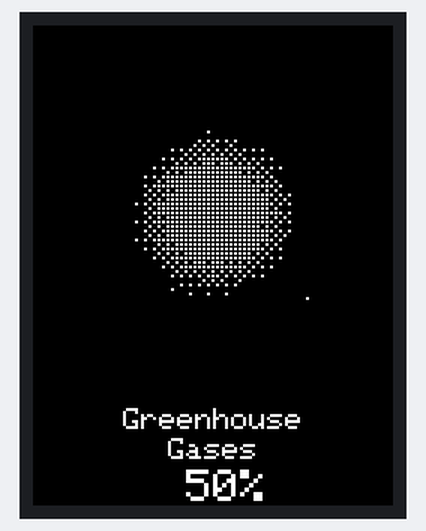
Bench run of a sketch on a simulated Arduino Uno, built with avr-gcc and run on an emulated ATmega328P. Parts: 240×320 colour display. Random numbers use the default seed unless the sketch sets one.

Above: at 5.9 s.

The sketch:

uno_slave.ino
```cpp
// Halftone Display — Uno Slave
//
// Set SCREEN_TYPE before uploading to each Uno:
//   0 = GHG            → connect to Mega Serial1 (Mega pin 18 TX → Uno pin 0 RX)
//   1 = Biodiversity   → connect to Mega Serial2 (Mega pin 16 TX → Uno pin 0 RX)
//   2 = Water Quality  → connect to Mega Serial3 (Mega pin 14 TX → Uno pin 0 RX)
//
// ONE_SCREEN_MODE: all three screen types on one Uno.
//   Each NFC tap (idle→active transition) advances to the next screen type.
//   During idle, cycles through all three screen types every 5 seconds.
//
// Color scheme:
//   Idle mode          → dark grey dots on light grey background
//   Active, increasing → black dots on white background
//   Active, decreasing → white dots on black background
//
// IMPORTANT: Unplug the wire from D0 before uploading via USB.
//            Reconnect after upload is complete.

#define SCREEN_TYPE 0   // ← change this (0 / 1 / 2) before uploading each unit
// #define DEMO_MODE        // ← uncomment for demo mode
// #define ONE_SCREEN_MODE  // ← uncomment to cycle all three screens on one Uno

#include <SPI.h>
#include <Adafruit_GFX.h>
#include <MCUFRIEND_kbv.h>

MCUFRIEND_kbv tft;

// ---- Colors ----
#define BLACK         0x0000
#define WHITE         0xFFFF
#define DARK_GREY     0x4208
#define LIGHT_GREY    0x8410
#define WATER_IDLE_BG 0x7BEF
#define MED_GREY      0x9CD3

// ---- Modes (must match master) ----
#define MODE_IDLE         0
#define MODE_CONVENTIONAL 1
#define MODE_FISH         2

// ---- Layout ----
#define CX         120
#define CY         125
#define MAX_RADIUS 112
#define GRID       3
#define DOT_SIZE   2

// ---- Grid coordinates ----
#define GX_START (CX - MAX_RADIUS)
#define GY_START (CY - MAX_RADIUS)
#define COLS     ((2 * MAX_RADIUS) / GRID + 1)
#define ROWS     ((2 * MAX_RADIUS) / GRID + 1)

// ---- Screen identity ----
struct ScreenConfig {
  const char* label1;
  const char* label2;
  const char* unit;
  uint8_t decimals;
};

const ScreenConfig SCREENS[] = {
  {"Greenhouse", "Gases",   "%", 0},   // 0 = GHG
  {"Biodiversity", "",       "%", 0},   // 1 = Biodiversity
  {"Water",     "Quality",  "%", 0},   // 2 = Water Quality
};

// ---- Global state ----
float    displayValue  = 50.0f;
float    prevDotValue  = 50.0f;
uint8_t  activeMode    = MODE_IDLE;
bool     isIncreasing  = true;

uint16_t COLOR_DOT   = WHITE;
uint16_t COLOR_BG    = BLACK;
uint16_t COLOR_LABEL = WHITE;

char          prevValueStr[16] = "";
unsigned long lastFrameTime    = 0;

// ---- ONE_SCREEN_MODE runtime screen selection ----
#ifdef ONE_SCREEN_MODE
uint8_t       currentScreenType = 0;
uint8_t       prevActiveMode    = MODE_IDLE;
unsigned long lastIdleCycleTime = 0;
#define ACTIVE_SCREEN_TYPE currentScreenType
#else
#define ACTIVE_SCREEN_TYPE SCREEN_TYPE
#endif

// ---- Serial receive ----
uint8_t rxBuf[7];
uint8_t rxIdx = 0;

// ---- Demo mode ----
#ifdef DEMO_MODE
struct DemoState { uint8_t mode; uint8_t value; bool increasing; };

const DemoState DEMO_STATES[] PROGMEM = {
  {MODE_IDLE,          50, true },
  {MODE_IDLE,          50, true },
  {MODE_IDLE,          50, true },
  {MODE_CONVENTIONAL,  25, false},
  {MODE_CONVENTIONAL,  50, false},
  {MODE_CONVENTIONAL,  75, false},
  {MODE_FISH,          30, true },
  {MODE_FISH,          60, true },
  {MODE_FISH,          85, true },
};

uint8_t       demoIdx      = 0;
unsigned long lastDemoTime = 0;

void demoTick(unsigned long now) {
  if (now - lastDemoTime >= 5000UL) {
    lastDemoTime = now;
    demoIdx = (demoIdx + 1) % 9;
    DemoState s;
    memcpy_P(&s, &DEMO_STATES[demoIdx], sizeof(DemoState));
    activeMode   = s.mode;
    displayValue = (float)s.value;
    isIncreasing = s.increasing;
    prevDotValue = displayValue;
    prevValueStr[0] = '\0';
  }
}
#endif

// ============================================================
// Animation constants — #defines cost no RAM; always declared
// ============================================================

// Game of Life
#define GOL_CELL 6
#define GOL_W    37
#define GOL_H    37
#define GOL_BPR  ((GOL_W + 7) / 8)
#define GOL_X0   (CX - (GOL_W * GOL_CELL) / 2)
#define GOL_Y0   (CY - (GOL_H * GOL_CELL) / 2)

// Rain
#define RAIN_N    35
#define TRAIL_LEN  5

struct Drop {
  uint8_t cols[TRAIL_LEN];
  uint8_t rows[TRAIL_LEN];
  uint8_t head;
  uint8_t speed;
};

// Halftone
#define BIT_COLS ((COLS + 7) / 8)

// ============================================================
// Animation buffers
//
// ONE_SCREEN_MODE: union so all three share the same memory
//   (~750 bytes max vs ~1540 bytes if allocated separately).
//   Only one animation runs at a time so the overlap is safe.
// Otherwise: only the buffer for the compile-time SCREEN_TYPE.
// ============================================================

#ifdef ONE_SCREEN_MODE

union {
  struct { uint8_t cur[GOL_H][GOL_BPR]; uint8_t nxt[GOL_H][GOL_BPR]; } gol;
  Drop rain[RAIN_N];
  uint8_t halftone[ROWS][BIT_COLS];
} animBuf;

#define golCur    animBuf.gol.cur
#define golNxt    animBuf.gol.nxt
#define rainDrops animBuf.rain
#define dotState  animBuf.halftone

#else

#if SCREEN_TYPE == 1
uint8_t golCur[GOL_H][GOL_BPR];
uint8_t golNxt[GOL_H][GOL_BPR];
#elif SCREEN_TYPE == 2
Drop rainDrops[RAIN_N];
#else
uint8_t dotState[ROWS][BIT_COLS];
#endif

#endif  // ONE_SCREEN_MODE

// ============================================================
// Conway's Game of Life — Biodiversity (screen type 1)
// ============================================================
#if defined(ONE_SCREEN_MODE) || SCREEN_TYPE == 1

uint8_t golLastMode = MODE_IDLE;

const uint8_t PROGMEM PULSAR_R[48] = {
   0, 0, 0, 0, 0, 0,  2, 2, 2, 2,  3, 3, 3, 3,  4, 4, 4, 4,  5, 5, 5, 5, 5, 5,
   7, 7, 7, 7, 7, 7,  8, 8, 8, 8,  9, 9, 9, 9, 10,10,10,10, 12,12,12,12,12,12
};
const uint8_t PROGMEM PULSAR_C[48] = {
   2, 3, 4, 8, 9,10,  0, 5, 7,12,  0, 5, 7,12,  0, 5, 7,12,  2, 3, 4, 8, 9,10,
   2, 3, 4, 8, 9,10,  0, 5, 7,12,  0, 5, 7,12,  0, 5, 7,12,  2, 3, 4, 8, 9,10
};

bool golInCircle(int r, int c) {
  int px = GOL_X0 + c * GOL_CELL + GOL_CELL / 2;
  int py = GOL_Y0 + r * GOL_CELL + GOL_CELL / 2;
  int dx = px - CX, dy = py - CY;
  return (long)dx * dx + (long)dy * dy <= (long)MAX_RADIUS * MAX_RADIUS;
}

bool golGet(uint8_t g[][GOL_BPR], int r, int c) {
  if (r < 0 || r >= GOL_H || c < 0 || c >= GOL_W) return false;
  return (g[r][c >> 3] >> (c & 7)) & 1;
}

void golSet(uint8_t g[][GOL_BPR], int r, int c, bool v) {
  uint8_t mask = 1 << (c & 7);
  if (v) g[r][c >> 3] |= mask;
  else   g[r][c >> 3] &= ~mask;
}

void golSeed(uint8_t mode) {
  memset(golCur, 0, sizeof(golCur));
  if (mode == MODE_FISH) {
    for (int r = 0; r < GOL_H; r++)
      for (int c = 0; c < GOL_W; c++)
        if (golInCircle(r, c) && random(100) < 45)
          golSet(golCur, r, c, true);
  } else if (mode == MODE_CONVENTIONAL) {
    for (int r = 0; r < GOL_H; r++)
      for (int c = 0; c < GOL_W; c++)
        if (golInCircle(r, c) && random(100) < 8)
          golSet(golCur, r, c, true);
  } else {
    int r0 = GOL_H / 2 - 6;
    int c0 = GOL_W / 2 - 6;
    for (uint8_t i = 0; i < 48; i++)
      golSet(golCur, r0 + pgm_read_byte(&PULSAR_R[i]),
                     c0 + pgm_read_byte(&PULSAR_C[i]), true);
  }
}

uint16_t golStep() {
  memset(golNxt, 0, sizeof(golNxt));
  uint16_t pop = 0;
  for (int r = 0; r < GOL_H; r++) {
    for (int c = 0; c < GOL_W; c++) {
      if (!golInCircle(r, c)) continue;
      int n = golGet(golCur,r-1,c-1) + golGet(golCur,r-1,c) + golGet(golCur,r-1,c+1)
            + golGet(golCur,r,  c-1)                         + golGet(golCur,r,  c+1)
            + golGet(golCur,r+1,c-1) + golGet(golCur,r+1,c) + golGet(golCur,r+1,c+1);
      bool cur  = golGet(golCur, r, c);
      bool next = cur ? (n == 2 || n == 3) : (n == 3);
      if (next) { golSet(golNxt, r, c, true); pop++; }
    }
  }
  memcpy(golCur, golNxt, sizeof(golCur));
  return pop;
}

void drawGoL() {
  for (int r = 0; r < GOL_H; r++) {
    for (int c = 0; c < GOL_W; c++) {
      if (!golInCircle(r, c)) continue;
      bool alive = golGet(golCur, r, c);
      int px = GOL_X0 + c * GOL_CELL;
      int py = GOL_Y0 + r * GOL_CELL;
      tft.fillRect(px, py, GOL_CELL - 1, GOL_CELL - 1, alive ? COLOR_DOT : COLOR_BG);
    }
  }
}

#endif  // GoL

// ============================================================
// Falling rain — Water Quality (screen type 2)
// ============================================================
#if defined(ONE_SCREEN_MODE) || SCREEN_TYPE == 2

uint8_t rainActiveN    = RAIN_N;
float   rainShownValue = 50.0f;

uint8_t rainCountForMode() {
  if (activeMode == MODE_CONVENTIONAL) return 5;
  if (activeMode == MODE_FISH)         return 35;
  return 18;
}

void rainReset(uint8_t i, bool stagger) {
  long maxRSq = (long)MAX_RADIUS * MAX_RADIUS;
  for (uint8_t t = 0; t < TRAIL_LEN; t++) {
    int px = GX_START + rainDrops[i].cols[t] * GRID;
    int py = GY_START + rainDrops[i].rows[t] * GRID;
    int dx = px - CX, dy = py - CY;
    if ((long)dx*dx + (long)dy*dy <= maxRSq)
      tft.fillRect(px, py, DOT_SIZE, DOT_SIZE, COLOR_BG);
  }
  uint8_t sc = random(0, COLS);
  uint8_t sr = stagger ? random(0, ROWS) : 0;
  for (uint8_t t = 0; t < TRAIL_LEN; t++) {
    rainDrops[i].cols[t] = sc;
    rainDrops[i].rows[t] = sr;
  }
  rainDrops[i].head  = 0;
  rainDrops[i].speed = random(2, 4);
}

void rainInit() {
  for (uint8_t i = 0; i < RAIN_N; i++)
    rainReset(i, true);
}

void rainStep() {
  long maxRSq = (long)MAX_RADIUS * MAX_RADIUS;
  uint8_t target = rainCountForMode();
  if (target < rainActiveN)
    for (uint8_t i = target; i < rainActiveN; i++)
      rainReset(i, false);
  else if (target > rainActiveN)
    for (uint8_t i = rainActiveN; i < target; i++)
      rainReset(i, false);
  rainActiveN = target;

  for (uint8_t i = 0; i < rainActiveN; i++) {
    uint8_t oh = rainDrops[i].head;
    uint8_t nh = (oh + 1) % TRAIL_LEN;

    int px = GX_START + rainDrops[i].cols[nh] * GRID;
    int py = GY_START + rainDrops[i].rows[nh] * GRID;
    int dx = px - CX, dy = py - CY;
    if ((long)dx*dx + (long)dy*dy <= maxRSq)
      tft.fillRect(px, py, DOT_SIZE, DOT_SIZE, COLOR_BG);

    uint8_t nc = rainDrops[i].cols[oh] + 1;
    uint8_t nr = rainDrops[i].rows[oh] + rainDrops[i].speed;

    if (nr >= ROWS || nc >= COLS) { rainReset(i, false); continue; }

    rainDrops[i].cols[nh] = nc;
    rainDrops[i].rows[nh] = nr;
    rainDrops[i].head = nh;

    px = GX_START + nc * GRID;
    py = GY_START + nr * GRID;
    dx = px - CX; dy = py - CY;
    if ((long)dx*dx + (long)dy*dy <= maxRSq)
      tft.fillRect(px, py, DOT_SIZE, DOT_SIZE, COLOR_DOT);
  }
}

#endif  // Rain

// ============================================================
// Halftone grid — GHG (screen type 0)
// ============================================================
#if defined(ONE_SCREEN_MODE) || SCREEN_TYPE == 0

const uint8_t PROGMEM BAYER[8][8] = {
  { 0, 32,  8, 40,  2, 34, 10, 42},
  {48, 16, 56, 24, 50, 18, 58, 26},
  {12, 44,  4, 36, 14, 46,  6, 38},
  {60, 28, 52, 20, 62, 30, 54, 22},
  { 3, 35, 11, 43,  1, 33,  9, 41},
  {51, 19, 59, 27, 49, 17, 57, 25},
  {15, 47,  7, 39, 13, 45,  5, 37},
  {63, 31, 55, 23, 61, 29, 53, 21}
};

inline bool getBit(uint8_t row, uint8_t col) {
  return (dotState[row][col >> 3] >> (col & 7)) & 1;
}
inline void setBit(uint8_t row, uint8_t col, bool val) {
  uint8_t mask = 1 << (col & 7);
  if (val) dotState[row][col >> 3] |= mask;
  else     dotState[row][col >> 3] &= ~mask;
}
void setDot(uint8_t row, uint8_t col, int px, int py, bool on) {
  if (getBit(row, col) == on) return;
  tft.fillRect(px, py, DOT_SIZE, DOT_SIZE, on ? COLOR_DOT : COLOR_BG);
  setBit(row, col, on);
}

#endif  // Halftone

// ============================================================
// Serial
// ============================================================
void processSerial() {
  while (Serial.available()) {
    uint8_t b = Serial.read();
    if (rxIdx == 0) {
      if (b == 0xAA) rxBuf[rxIdx++] = b;
    } else {
      rxBuf[rxIdx++] = b;
      if (rxIdx == 7) {
        if (rxBuf[6] == 0x55) {
          uint8_t mode = rxBuf[1];
          float val;
          memcpy(&val, &rxBuf[2], sizeof(float));
          if (mode <= 2 && val >= 0.0f && val <= 100.0f) {
            activeMode   = mode;
            displayValue = val;
          }
        }
        rxIdx = 0;
      }
    }
  }
}

// ---- Draw labels ----
void drawLabels() {
  const ScreenConfig &cfg = SCREENS[ACTIVE_SCREEN_TYPE];
  tft.fillRect(0, 250, 240, 70, COLOR_BG);
  tft.setTextColor(COLOR_LABEL, COLOR_BG);
  tft.setTextSize(2);
  int w1 = strlen(cfg.label1) * 12;
  int w2 = strlen(cfg.label2) * 12;
  int y1 = (w2 > 0) ? 255 : 265;
  tft.setCursor((240 - w1) / 2, y1);
  tft.print(cfg.label1);
  if (w2 > 0) {
    tft.setCursor((240 - w2) / 2, 275);
    tft.print(cfg.label2);
  }
}

// ---- Draw numeric value ----
void drawValue(float val) {
  const ScreenConfig &cfg = SCREENS[ACTIVE_SCREEN_TYPE];
  char str[16];
  dtostrf(val, 1, cfg.decimals, str);
  strcat(str, cfg.unit);

  if (strcmp(str, prevValueStr) == 0) return;
  strcpy(prevValueStr, str);

  char padded[12];
  int len      = strlen(str);
  int total    = 8;
  int leftPad  = (total - len) / 2 + 1;
  int rightPad = total - len - leftPad;
  int idx = 0;
  for (int i = 0; i < leftPad;  i++) padded[idx++] = ' ';
  for (int i = 0; i < len;      i++) padded[idx++] = str[i];
  for (int i = 0; i < rightPad; i++) padded[idx++] = ' ';
  padded[idx] = '\0';

  tft.setTextColor(COLOR_LABEL, COLOR_BG);
  tft.setTextSize(3);
  int w = total * 18;
  tft.setCursor((240 - w) / 2, 296);
  tft.print(padded);
}

// ---- Color scheme ----
void applyColorScheme() {
  if (COLOR_DOT == WHITE && COLOR_BG == BLACK) return;

  COLOR_DOT   = WHITE;
  COLOR_BG    = BLACK;
  COLOR_LABEL = WHITE;
  tft.fillScreen(COLOR_BG);
  drawLabels();
#if defined(ONE_SCREEN_MODE)
  if (ACTIVE_SCREEN_TYPE == 0) memset(dotState, 0, sizeof(dotState));
#elif SCREEN_TYPE == 0
  memset(dotState, 0, sizeof(dotState));
#endif
  prevValueStr[0] = '\0';
}

// ============================================================
// Per-screen frame functions (called each loop iteration)
// ============================================================

#if defined(ONE_SCREEN_MODE) || SCREEN_TYPE == 1
void golFrame(unsigned long now) {
  if (now - lastFrameTime < 200) return;
  lastFrameTime = now;

#ifndef DEMO_MODE
  float delta = displayValue - prevDotValue;
  if      (delta >  0.1f) isIncreasing = true;
  else if (delta < -0.1f) isIncreasing = false;
  prevDotValue = displayValue;
#endif

  if (activeMode != golLastMode) {
    golLastMode = activeMode;
    golSeed(activeMode);
  }

  applyColorScheme();
  drawValue(activeMode == MODE_IDLE ? 50.0f : displayValue);

  uint16_t pop = golStep();
  drawGoL();
  uint8_t reseedAt = (activeMode == MODE_FISH) ? 15 : (activeMode == MODE_CONVENTIONAL) ? 3 : 0;
  if (pop <= reseedAt) golSeed(activeMode);
}
#endif

#if defined(ONE_SCREEN_MODE) || SCREEN_TYPE == 2
void rainFrame(unsigned long now) {
  if (now - lastFrameTime < 35) return;
  lastFrameTime = now;

#ifndef DEMO_MODE
  float delta = displayValue - prevDotValue;
  if      (delta >  0.1f) isIncreasing = true;
  else if (delta < -0.1f) isIncreasing = false;
  prevDotValue = displayValue;
#endif

  applyColorScheme();
  rainShownValue = (activeMode == MODE_IDLE) ? 50.0f : displayValue;
  if (rainShownValue < 0.0f)   rainShownValue = 0.0f;
  if (rainShownValue > 100.0f) rainShownValue = 100.0f;
  drawValue(rainShownValue);
  rainStep();
}
#endif

#if defined(ONE_SCREEN_MODE) || SCREEN_TYPE == 0
void halftoneFrame(unsigned long now) {
  if (now - lastFrameTime < 50) return;
  lastFrameTime = now;

#ifndef DEMO_MODE
  float delta = displayValue - prevDotValue;
  if      (delta >  0.1f) isIncreasing = true;
  else if (delta < -0.1f) isIncreasing = false;
  prevDotValue = displayValue;
#endif

  float dispVal = (activeMode == MODE_IDLE) ? 50.0f : displayValue;
  applyColorScheme();
  drawValue(dispVal);

  float fill = dispVal / 100.0f;
  if (fill < 0.0f) fill = 0.0f;
  if (fill > 1.0f) fill = 1.0f;

  float fadeZone  = fill * 0.45f;
  float solidEdge = fill - fadeZone;
  float solidR    = solidEdge * MAX_RADIUS;
  float fillR     = fill * MAX_RADIUS;
  long  solidRSq  = (long)(solidR * solidR);
  long  fillRSq   = (long)(fillR * fillR);
  long  maxRSq    = (long)MAX_RADIUS * MAX_RADIUS;
  float invFadeR  = 1.0f / max(fillR - solidR, 0.001f);

  for (uint8_t row = 0; row < ROWS; row++) {
    int  py   = GY_START + (int)row * GRID;
    int  dy   = py - CY;
    long dySq = (long)dy * dy;

    for (uint8_t col = 0; col < COLS; col++) {
      int  px     = GX_START + (int)col * GRID;
      int  dx     = px - CX;
      long distSq = (long)dx * dx + dySq;
      if (distSq > maxRSq) continue;

      bool target;
      if (distSq <= solidRSq) {
        target = true;
      } else if (distSq >= fillRSq) {
        target = false;
      } else {
        float   dist  = sqrt((float)distSq);
        float   t     = (dist - solidR) * invFadeR;
        uint8_t bayer = pgm_read_byte(&BAYER[row & 7][col & 7]);
        target = bayer >= (uint8_t)(t * 64.0f);
      }

      setDot(row, col, px, py, target);
    }
  }

  for (uint8_t t = 0; t < 30; t++) {
    uint8_t row = random(0, ROWS);
    uint8_t col = random(0, COLS);
    int px = GX_START + (int)col * GRID;
    int py = GY_START + (int)row * GRID;
    int dx = px - CX;
    int dy = py - CY;
    long distSq = (long)dx * dx + (long)dy * dy;
    if (distSq > maxRSq) continue;

    float dist         = sqrt((float)distSq);
    float norm         = dist / (float)MAX_RADIUS;
    float distFromEdge = fabs(norm - fill);

    bool doTwinkle = false;
    if (distFromEdge < 0.1f)
      doTwinkle = (random(0, 4) == 0);
    else if (norm < solidEdge)
      doTwinkle = (random(0, 6) == 0);
    else if (norm > fill) {
      int chance = (int)(fill * fill * 20.0f);
      doTwinkle = (random(0, 100) < chance);
    }

    if (doTwinkle) {
      bool cur = getBit(row, col);
      tft.fillRect(px, py, DOT_SIZE, DOT_SIZE, cur ? COLOR_BG : COLOR_DOT);
      setBit(row, col, !cur);
    }
  }
}
#endif

// ============================================================
// ONE_SCREEN_MODE: switch to a new screen type cleanly
// Invalidates cached colors so applyColorScheme fires a full
// redraw on the first frame, then reinitializes animation state.
// ============================================================
#ifdef ONE_SCREEN_MODE
void initScreenType(uint8_t st) {
  COLOR_DOT = 0x0001;   // force applyColorScheme to redraw next frame
  COLOR_BG  = 0x0002;
  prevValueStr[0] = '\0';
  lastFrameTime = millis();

  if (st == 1) {
    golLastMode = 0xFF;  // force re-seed in golFrame
    memset(golCur, 0, sizeof(golCur));
  } else if (st == 2) {
    // Park all drops at random positions without drawing;
    // rainStep sizes rainActiveN correctly on the first call.
    rainActiveN = 0;
    for (uint8_t i = 0; i < RAIN_N; i++) {
      uint8_t sc = random(0, COLS);
      uint8_t sr = random(0, ROWS);
      for (uint8_t t = 0; t < TRAIL_LEN; t++) {
        rainDrops[i].cols[t] = sc;
        rainDrops[i].rows[t] = sr;
      }
      rainDrops[i].head  = 0;
      rainDrops[i].speed = random(2, 4);
    }
  } else {
    memset(dotState, 0, sizeof(dotState));
  }
}
#endif

// ============================================================
// Setup
// ============================================================
void setup() {
  Serial.begin(9600);
  randomSeed(analogRead(5));

  uint16_t ID = tft.readID();
  if (ID == 0xD3D3) ID = 0x9481;
  tft.begin(ID);
  tft.setRotation(0);
  tft.fillScreen(COLOR_BG);
  drawLabels();

#ifdef ONE_SCREEN_MODE
  initScreenType(currentScreenType);
#else
#if SCREEN_TYPE == 1
  golLastMode = activeMode;
  golSeed(activeMode);
  drawGoL();
#elif SCREEN_TYPE == 2
  rainInit();
#else
  memset(dotState, 0, sizeof(dotState));
#endif
#endif
}

// ============================================================
// Main loop
// ============================================================
void loop() {
  unsigned long now = millis();

#ifdef DEMO_MODE
  demoTick(now);
#else
  processSerial();
#endif

#ifdef ONE_SCREEN_MODE
  // idle→active: advance to the next screen type
  if (prevActiveMode == MODE_IDLE && activeMode != MODE_IDLE) {
    currentScreenType = (currentScreenType + 1) % 3;
    initScreenType(currentScreenType);
  }
  // active→idle: reset idle cycle timer so cycling resumes cleanly
  else if (prevActiveMode != MODE_IDLE && activeMode == MODE_IDLE) {
    lastIdleCycleTime = now;
  }
  prevActiveMode = activeMode;

  // Cycle screen type every 5 s while idle
  if (activeMode == MODE_IDLE && now - lastIdleCycleTime >= 5000UL) {
    lastIdleCycleTime = now;
    currentScreenType = (currentScreenType + 1) % 3;
    initScreenType(currentScreenType);
  }

  switch (currentScreenType) {
    case 1:  golFrame(now);       break;
    case 2:  rainFrame(now);      break;
    default: halftoneFrame(now);  break;
  }

#else
  // Compile-time screen type (original behavior, unchanged)
#if SCREEN_TYPE == 1
  golFrame(now);
#elif SCREEN_TYPE == 2
  rainFrame(now);
#else
  halftoneFrame(now);
#endif
#endif
}
```
